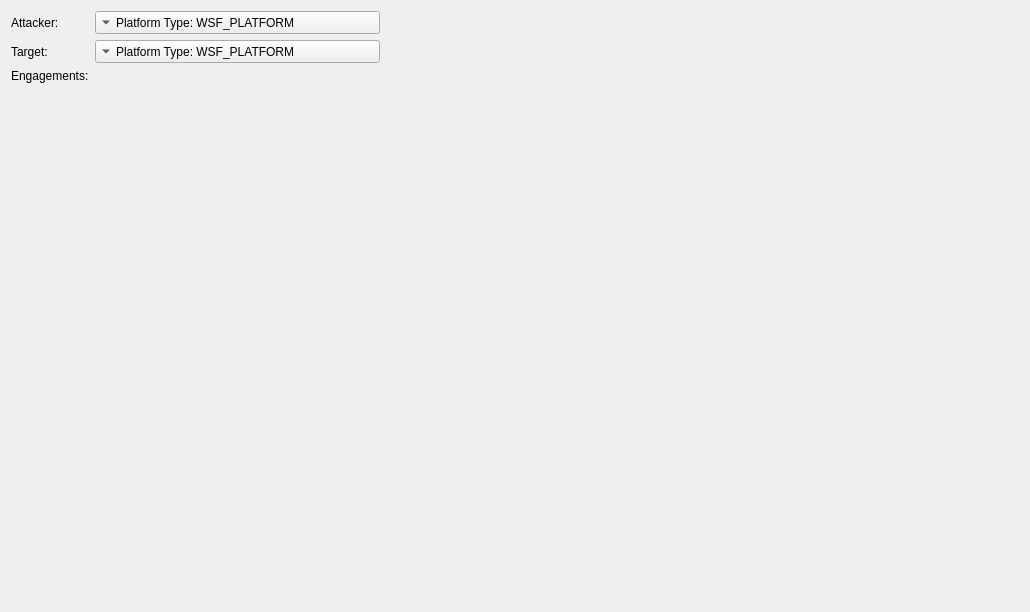
<?xml version="1.0" encoding="UTF-8"?>
<ui version="4.0">
 <class>WkfEngagementStatistics</class>
 <widget class="QDialog" name="WkfEngagementStatistics">
  <property name="geometry">
   <rect>
    <x>0</x>
    <y>0</y>
    <width>1030</width>
    <height>612</height>
   </rect>
  </property>
  <property name="windowTitle">
   <string>Engagement Statistics</string>
  </property>
  <layout class="QFormLayout" name="formLayout">
   <item row="0" column="0">
    <widget class="QLabel" name="label_3">
     <property name="text">
      <string>Attacker:</string>
     </property>
    </widget>
   </item>
   <item row="0" column="1">
    <widget class="wkf::GroupingSelector" name="mAttacker">
     <property name="minimumSize">
      <size>
       <width>285</width>
       <height>0</height>
      </size>
     </property>
     <property name="text">
      <string>Platform Type: WSF_PLATFORM</string>
     </property>
     <property name="toolButtonStyle">
      <enum>Qt::ToolButtonTextBesideIcon</enum>
     </property>
     <property name="arrowType">
      <enum>Qt::DownArrow</enum>
     </property>
    </widget>
   </item>
   <item row="1" column="0">
    <widget class="QLabel" name="label_4">
     <property name="text">
      <string>Target:</string>
     </property>
    </widget>
   </item>
   <item row="1" column="1">
    <widget class="wkf::GroupingSelector" name="mTarget">
     <property name="minimumSize">
      <size>
       <width>285</width>
       <height>0</height>
      </size>
     </property>
     <property name="text">
      <string>Platform Type: WSF_PLATFORM</string>
     </property>
     <property name="toolButtonStyle">
      <enum>Qt::ToolButtonTextBesideIcon</enum>
     </property>
     <property name="arrowType">
      <enum>Qt::DownArrow</enum>
     </property>
    </widget>
   </item>
   <item row="2" column="0">
    <widget class="QLabel" name="mEngagementsLabel">
     <property name="text">
      <string>Engagements:</string>
     </property>
    </widget>
   </item>
   <item row="3" column="0" colspan="2">
    <widget class="UtQtTablePlotWidget" name="mTablePlot" native="true">
     <property name="sizePolicy">
      <sizepolicy hsizetype="Preferred" vsizetype="Preferred">
       <horstretch>0</horstretch>
       <verstretch>1</verstretch>
      </sizepolicy>
     </property>
     <property name="minimumSize">
      <size>
       <width>0</width>
       <height>0</height>
      </size>
     </property>
    </widget>
   </item>
  </layout>
 </widget>
 <customwidgets>
  <customwidget>
   <class>wkf::GroupingSelector</class>
   <extends>QToolButton</extends>
   <header>selectors/WkfGroupingSelector.hpp</header>
  </customwidget>
  <customwidget>
   <class>UtQtTablePlotWidget</class>
   <extends>QWidget</extends>
   <header>UtQtTablePlotWidget.hpp</header>
   <container>1</container>
  </customwidget>
 </customwidgets>
 <resources/>
 <connections/>
</ui>
